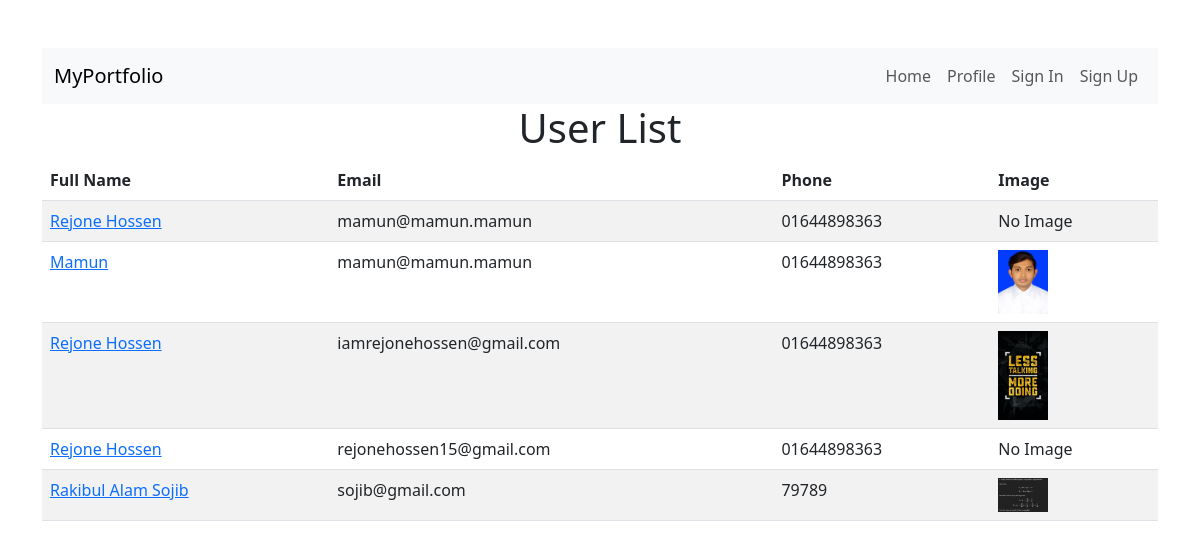
Screenshot of /listportfolio/ with the database file from the repository.
### myApp/models.py (models this page shows)
class customuser(AbstractUser):
    full_name= models.CharField(max_length=100,null=True)
    image=models.ImageField(upload_to='static/image')
    skills=models.CharField(max_length=100, null=True)
    work_experience=models.CharField(max_length=100, null=True)
    education=models.CharField(max_length=150, null=True)
    phone= models.CharField(max_length=50, null=True)
    address=models.CharField(max_length=100, null=True)
    city=models.CharField(max_length=100, null=True)
    country=models.CharField(max_length=100, null=True)
    about= models.TextField(null=True, blank=True)

### myProject/views.py (the view)
# urls.py: path('listportfolio/',listportfolio,name="listportfolio"),
def listportfolio(request):
    alluser=customuser.objects.all()
    return render(request,'listportfolio.html',{'users':alluser})

### Template/listportfolio.html
{% extends 'index.html' %}
{% block content %}
<h1 class="text-center">User List</h1>
        <table class="table table-striped">
            <thead>
                <tr>
                    <th scope="col">Full Name</th>
                    <th scope="col">Email</th>
                    <th scope="col">Phone</th>
                    <th scope="col">Image</th>
                </tr>
            </thead>
            <tbody>
                {% for i in users %}
                <tr>
                    <td> <a href="{% url 'portfolio' i.id %}">  {{ i.full_name }} </a> </td>
                    <td>{{ i.email }}</td>
                    <td>{{ i.phone }}</td>
                    <td>
                        {% if i.image %}
                            <img src="{{ i.image.url }}" alt="User Image" width="50">
                        {% else %}
                            No Image
                        {% endif %}
                    </td>
                </tr>
                {% endfor %}
            </tbody>
        </table>
{% endblock content %}

### Template/index.html (shortened to what this page needs)
<!DOCTYPE html>
<html lang="en">
<head>
    <link href="https://cdn.jsdelivr.net/npm/bootstrap@5.3.0-alpha1/dist/css/bootstrap.min.css" rel="stylesheet">
</head>
<body>
    <div class="container mt-5">
        {% include 'nav.html' %}
        {% block content %}
        {% endblock content %}
    </div>
</body>
</html>

### Template/nav.html (shortened to what this page needs)
<nav class="navbar navbar-expand-lg navbar-light bg-light">
    <div class="container-fluid">
        <a class="navbar-brand" href="{% url 'profile' %}">MyPortfolio</a>
        <div class="collapse navbar-collapse" id="navbarNav">
            <ul class="navbar-nav ms-auto">
                <li class="nav-item">
                    <a class="nav-link" href="{% url 'listportfolio' %}">Home</a>
                </li>
                <li class="nav-item">
                    <a class="nav-link" href="{% url 'profile' %}">Profile</a>
                </li>
                {% if user.username %}
                <li class="nav-item">
                    <a class="nav-link" href="{% url 'signout' %}">Logout</a>
                </li>
                {% else %}
                <li class="nav-item">
                    <a class="nav-link" href="{% url 'signin' %}">Sign In</a>
                </li>
                <li class="nav-item">
                    <a class="nav-link" href="{% url 'signup' %}">Sign Up</a>
                </li>
                {% endif %}
            </ul>
        </div>
    </div>
</nav>

### rows the page displays
customuser: full_name "Rejone Hossen", email "mamun@mamun.mamun", phone "01644898363", image "No Image"
customuser: full_name "Mamun", email "mamun@mamun.mamun", phone "01644898363", image (picture)
customuser: full_name "Rejone Hossen", email "iamrejonehossen@gmail.com", phone "01644898363", image (picture)
customuser: full_name "Rejone Hossen", email "rejonehossen15@gmail.com", phone "01644898363", image "No Image"
customuser: full_name "Rakibul Alam Sojib", email "sojib@gmail.com", phone "79789", image (picture)
